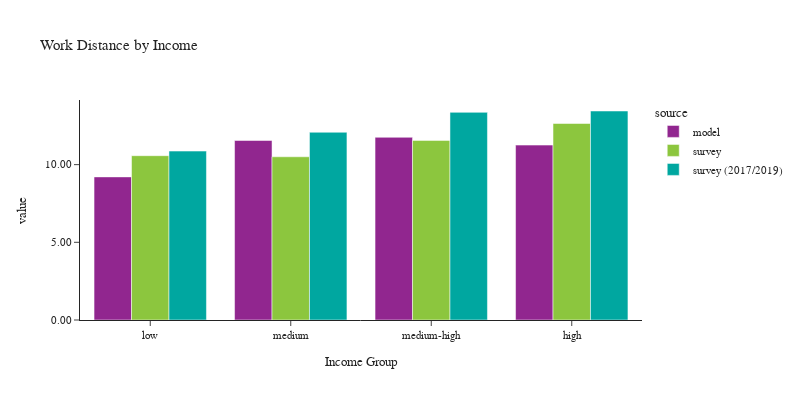

Notebook source saved alongside this figure:
### Code cell
plot_work_location(df_workers, 'hhincome_group', 'Income', 'Income Group')

### Figure 1 — Plotly figure (JSON) as saved in the notebook; plotly's stock layout.template omitted (floating-point values rounded to 4 significant figures)
{"data": [{"alignmentgroup": "True", "customdata": [[242358], [474514], [665745], [840409]], "hovertemplate": "source=model<br>hhincome_group=%{x}<br>value=%{y}<br>sample count=%{customdata[0]}<extra></extra>", "legendgroup": "model", "marker": {"color": "#91268F", "pattern": {"shape": ""}}, "name": "model", "offsetgroup": "model", "orientation": "v", "showlegend": true, "textposition": "auto", "type": "bar", "x": ["low", "medium", "medium-high", "high"], "xaxis": "x", "y": [9.212, 11.55, 11.76, 11.26], "yaxis": "y"}, {"alignmentgroup": "True", "customdata": [[672], [626], [920], [605]], "hovertemplate": "source=survey<br>hhincome_group=%{x}<br>value=%{y}<br>sample count=%{customdata[0]}<extra></extra>", "legendgroup": "survey", "marker": {"color": "#8CC63E", "pattern": {"shape": ""}}, "name": "survey", "offsetgroup": "survey", "orientation": "v", "showlegend": true, "textposition": "auto", "type": "bar", "x": ["low", "medium", "medium-high", "high"], "xaxis": "x", "y": [10.58, 10.5, 11.56, 12.65], "yaxis": "y"}, {"alignmentgroup": "True", "customdata": [[1458], [1651], [2030], [831]], "hovertemplate": "source=survey (2017/2019)<br>hhincome_group=%{x}<br>value=%{y}<br>sample count=%{customdata[0]}<extra></extra>", "legendgroup": "survey (2017/2019)", "marker": {"color": "#00A7A0", "pattern": {"shape": ""}}, "name": "survey (2017/2019)", "offsetgroup": "survey (2017/2019)", "orientation": "v", "showlegend": true, "textposition": "auto", "type": "bar", "x": ["low", "medium", "medium-high", "high"], "xaxis": "x", "y": [10.87, 12.08, 13.36, 13.45], "yaxis": "y"}], "layout": {"barmode": "group", "font": {"size": 11}, "height": 400, "legend": {"title": {"text": "source"}, "tracegroupgap": 0}, "title": {"text": "Work Distance by Income"}, "width": 800, "xaxis": {"anchor": "y", "domain": [0.0, 1.0], "title": {"text": "Income Group"}}, "yaxis": {"anchor": "x", "domain": [0.0, 1.0], "tickformat": ".2f", "title": {"text": "value"}}}}
